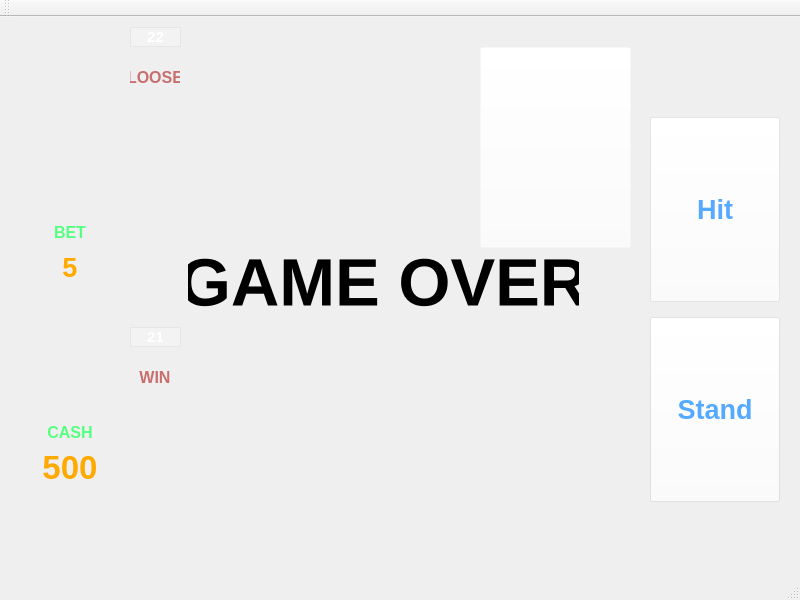
<?xml version="1.0" encoding="UTF-8"?>
<ui version="4.0">
 <class>main_windowClass</class>
 <widget class="QMainWindow" name="main_windowClass">
  <property name="geometry">
   <rect>
    <x>0</x>
    <y>0</y>
    <width>800</width>
    <height>600</height>
   </rect>
  </property>
  <property name="sizePolicy">
   <sizepolicy hsizetype="Expanding" vsizetype="Expanding">
    <horstretch>0</horstretch>
    <verstretch>0</verstretch>
   </sizepolicy>
  </property>
  <property name="minimumSize">
   <size>
    <width>800</width>
    <height>600</height>
   </size>
  </property>
  <property name="maximumSize">
   <size>
    <width>800</width>
    <height>600</height>
   </size>
  </property>
  <property name="mouseTracking">
   <bool>false</bool>
  </property>
  <property name="windowTitle">
   <string notr="true">BlackJack</string>
  </property>
  <property name="styleSheet">
   <string notr="true"/>
  </property>
  <property name="locale">
   <locale language="English" country="UnitedStates"/>
  </property>
  <widget class="QWidget" name="central_widget">
   <property name="sizePolicy">
    <sizepolicy hsizetype="Fixed" vsizetype="Fixed">
     <horstretch>0</horstretch>
     <verstretch>0</verstretch>
    </sizepolicy>
   </property>
   <property name="styleSheet">
    <string notr="true"/>
   </property>
   <widget class="QLabel" name="dealer_card_1">
    <property name="geometry">
     <rect>
      <x>210</x>
      <y>10</y>
      <width>135</width>
      <height>190</height>
     </rect>
    </property>
    <property name="sizePolicy">
     <sizepolicy hsizetype="Fixed" vsizetype="Maximum">
      <horstretch>0</horstretch>
      <verstretch>0</verstretch>
     </sizepolicy>
    </property>
    <property name="text">
     <string/>
    </property>
    <property name="scaledContents">
     <bool>true</bool>
    </property>
   </widget>
   <widget class="QPushButton" name="restart_button">
    <property name="geometry">
     <rect>
      <x>650</x>
      <y>300</y>
      <width>130</width>
      <height>185</height>
     </rect>
    </property>
    <property name="font">
     <font>
      <pointsize>20</pointsize>
      <bold>true</bold>
     </font>
    </property>
    <property name="styleSheet">
     <string notr="true">background-color: rgba(255, 255, 255, 70);
color: rgb(200, 110, 110)</string>
    </property>
    <property name="text">
     <string>Restart</string>
    </property>
   </widget>
   <widget class="QLabel" name="table">
    <property name="geometry">
     <rect>
      <x>0</x>
      <y>0</y>
      <width>800</width>
      <height>545</height>
     </rect>
    </property>
    <property name="sizePolicy">
     <sizepolicy hsizetype="Expanding" vsizetype="Expanding">
      <horstretch>0</horstretch>
      <verstretch>0</verstretch>
     </sizepolicy>
    </property>
    <property name="styleSheet">
     <string notr="true"/>
    </property>
    <property name="text">
     <string/>
    </property>
    <property name="pixmap">
     <pixmap resource="resources.qrc">:/main/img/table.jpg</pixmap>
    </property>
    <property name="scaledContents">
     <bool>true</bool>
    </property>
   </widget>
   <widget class="QLabel" name="dealer_card_2">
    <property name="geometry">
     <rect>
      <x>240</x>
      <y>15</y>
      <width>135</width>
      <height>190</height>
     </rect>
    </property>
    <property name="sizePolicy">
     <sizepolicy hsizetype="Fixed" vsizetype="Fixed">
      <horstretch>0</horstretch>
      <verstretch>0</verstretch>
     </sizepolicy>
    </property>
    <property name="text">
     <string/>
    </property>
    <property name="scaledContents">
     <bool>true</bool>
    </property>
   </widget>
   <widget class="QPushButton" name="hit_button">
    <property name="geometry">
     <rect>
      <x>650</x>
      <y>100</y>
      <width>130</width>
      <height>185</height>
     </rect>
    </property>
    <property name="sizePolicy">
     <sizepolicy hsizetype="Fixed" vsizetype="Fixed">
      <horstretch>0</horstretch>
      <verstretch>0</verstretch>
     </sizepolicy>
    </property>
    <property name="font">
     <font>
      <pointsize>20</pointsize>
      <bold>true</bold>
     </font>
    </property>
    <property name="styleSheet">
     <string notr="true">background-color: rgba(255, 255, 255, 70);
color: rgb(85, 170, 255)</string>
    </property>
    <property name="text">
     <string>Hit</string>
    </property>
   </widget>
   <widget class="QPushButton" name="stand_button">
    <property name="geometry">
     <rect>
      <x>650</x>
      <y>300</y>
      <width>130</width>
      <height>185</height>
     </rect>
    </property>
    <property name="sizePolicy">
     <sizepolicy hsizetype="Fixed" vsizetype="Fixed">
      <horstretch>0</horstretch>
      <verstretch>0</verstretch>
     </sizepolicy>
    </property>
    <property name="font">
     <font>
      <pointsize>20</pointsize>
      <bold>true</bold>
     </font>
    </property>
    <property name="styleSheet">
     <string notr="true">background-color: rgba(255, 255, 255, 70);
color: rgb(85, 170, 255)</string>
    </property>
    <property name="text">
     <string>Stand</string>
    </property>
   </widget>
   <widget class="QLabel" name="dealer_card_3">
    <property name="geometry">
     <rect>
      <x>270</x>
      <y>20</y>
      <width>135</width>
      <height>190</height>
     </rect>
    </property>
    <property name="sizePolicy">
     <sizepolicy hsizetype="Fixed" vsizetype="Fixed">
      <horstretch>0</horstretch>
      <verstretch>0</verstretch>
     </sizepolicy>
    </property>
    <property name="text">
     <string/>
    </property>
    <property name="scaledContents">
     <bool>true</bool>
    </property>
   </widget>
   <widget class="QLabel" name="dealer_card_4">
    <property name="geometry">
     <rect>
      <x>300</x>
      <y>25</y>
      <width>135</width>
      <height>190</height>
     </rect>
    </property>
    <property name="sizePolicy">
     <sizepolicy hsizetype="Fixed" vsizetype="Fixed">
      <horstretch>0</horstretch>
      <verstretch>0</verstretch>
     </sizepolicy>
    </property>
    <property name="text">
     <string/>
    </property>
    <property name="scaledContents">
     <bool>true</bool>
    </property>
   </widget>
   <widget class="QLabel" name="dealer_card_5">
    <property name="geometry">
     <rect>
      <x>330</x>
      <y>30</y>
      <width>135</width>
      <height>190</height>
     </rect>
    </property>
    <property name="sizePolicy">
     <sizepolicy hsizetype="Fixed" vsizetype="Fixed">
      <horstretch>0</horstretch>
      <verstretch>0</verstretch>
     </sizepolicy>
    </property>
    <property name="text">
     <string/>
    </property>
    <property name="scaledContents">
     <bool>true</bool>
    </property>
   </widget>
   <widget class="QLabel" name="player_card_1">
    <property name="geometry">
     <rect>
      <x>210</x>
      <y>310</y>
      <width>135</width>
      <height>190</height>
     </rect>
    </property>
    <property name="sizePolicy">
     <sizepolicy hsizetype="Fixed" vsizetype="Maximum">
      <horstretch>0</horstretch>
      <verstretch>0</verstretch>
     </sizepolicy>
    </property>
    <property name="text">
     <string/>
    </property>
    <property name="scaledContents">
     <bool>true</bool>
    </property>
   </widget>
   <widget class="QLabel" name="player_card_2">
    <property name="geometry">
     <rect>
      <x>240</x>
      <y>315</y>
      <width>135</width>
      <height>190</height>
     </rect>
    </property>
    <property name="sizePolicy">
     <sizepolicy hsizetype="Fixed" vsizetype="Maximum">
      <horstretch>0</horstretch>
      <verstretch>0</verstretch>
     </sizepolicy>
    </property>
    <property name="text">
     <string/>
    </property>
    <property name="scaledContents">
     <bool>true</bool>
    </property>
   </widget>
   <widget class="QLabel" name="player_card_3">
    <property name="geometry">
     <rect>
      <x>270</x>
      <y>320</y>
      <width>135</width>
      <height>190</height>
     </rect>
    </property>
    <property name="sizePolicy">
     <sizepolicy hsizetype="Fixed" vsizetype="Maximum">
      <horstretch>0</horstretch>
      <verstretch>0</verstretch>
     </sizepolicy>
    </property>
    <property name="text">
     <string/>
    </property>
    <property name="scaledContents">
     <bool>true</bool>
    </property>
   </widget>
   <widget class="QLabel" name="player_card_4">
    <property name="geometry">
     <rect>
      <x>300</x>
      <y>325</y>
      <width>135</width>
      <height>190</height>
     </rect>
    </property>
    <property name="sizePolicy">
     <sizepolicy hsizetype="Fixed" vsizetype="Maximum">
      <horstretch>0</horstretch>
      <verstretch>0</verstretch>
     </sizepolicy>
    </property>
    <property name="text">
     <string/>
    </property>
    <property name="scaledContents">
     <bool>true</bool>
    </property>
   </widget>
   <widget class="QLabel" name="player_card_5">
    <property name="geometry">
     <rect>
      <x>330</x>
      <y>330</y>
      <width>135</width>
      <height>190</height>
     </rect>
    </property>
    <property name="sizePolicy">
     <sizepolicy hsizetype="Fixed" vsizetype="Maximum">
      <horstretch>0</horstretch>
      <verstretch>0</verstretch>
     </sizepolicy>
    </property>
    <property name="text">
     <string/>
    </property>
    <property name="scaledContents">
     <bool>true</bool>
    </property>
   </widget>
   <widget class="QLabel" name="dealer_score">
    <property name="geometry">
     <rect>
      <x>130</x>
      <y>10</y>
      <width>51</width>
      <height>20</height>
     </rect>
    </property>
    <property name="font">
     <font>
      <pointsize>11</pointsize>
      <bold>true</bold>
     </font>
    </property>
    <property name="styleSheet">
     <string notr="true">background-color: rgba(255, 255, 255, 70);
color: rgb(255, 255, 255);
border-color: rgb(255, 0, 0);</string>
    </property>
    <property name="frameShape">
     <enum>QFrame::StyledPanel</enum>
    </property>
    <property name="text">
     <string>22</string>
    </property>
    <property name="alignment">
     <set>Qt::AlignCenter</set>
    </property>
   </widget>
   <widget class="QLabel" name="player_score">
    <property name="geometry">
     <rect>
      <x>130</x>
      <y>310</y>
      <width>51</width>
      <height>20</height>
     </rect>
    </property>
    <property name="font">
     <font>
      <pointsize>11</pointsize>
      <bold>true</bold>
     </font>
    </property>
    <property name="styleSheet">
     <string notr="true">background-color: rgba(255, 255, 255, 70);
border-color: rgb(255, 0, 0);
color: rgb(255, 255, 255);</string>
    </property>
    <property name="frameShape">
     <enum>QFrame::StyledPanel</enum>
    </property>
    <property name="text">
     <string>21</string>
    </property>
    <property name="alignment">
     <set>Qt::AlignCenter</set>
    </property>
   </widget>
   <widget class="QLabel" name="dealer_result">
    <property name="geometry">
     <rect>
      <x>130</x>
      <y>50</y>
      <width>50</width>
      <height>20</height>
     </rect>
    </property>
    <property name="font">
     <font>
      <pointsize>12</pointsize>
      <bold>true</bold>
     </font>
    </property>
    <property name="styleSheet">
     <string notr="true">color: rgb(200, 110, 110)</string>
    </property>
    <property name="text">
     <string>LOOSE</string>
    </property>
    <property name="textFormat">
     <enum>Qt::AutoText</enum>
    </property>
    <property name="alignment">
     <set>Qt::AlignCenter</set>
    </property>
   </widget>
   <widget class="QLabel" name="player_result">
    <property name="geometry">
     <rect>
      <x>130</x>
      <y>350</y>
      <width>50</width>
      <height>20</height>
     </rect>
    </property>
    <property name="font">
     <font>
      <pointsize>12</pointsize>
      <bold>true</bold>
     </font>
    </property>
    <property name="styleSheet">
     <string notr="true">color: rgb(200, 110, 110)</string>
    </property>
    <property name="text">
     <string>WIN</string>
    </property>
    <property name="textFormat">
     <enum>Qt::AutoText</enum>
    </property>
    <property name="alignment">
     <set>Qt::AlignCenter</set>
    </property>
   </widget>
   <widget class="QLabel" name="deck_1">
    <property name="geometry">
     <rect>
      <x>480</x>
      <y>30</y>
      <width>135</width>
      <height>190</height>
     </rect>
    </property>
    <property name="sizePolicy">
     <sizepolicy hsizetype="Fixed" vsizetype="Fixed">
      <horstretch>0</horstretch>
      <verstretch>0</verstretch>
     </sizepolicy>
    </property>
    <property name="text">
     <string/>
    </property>
    <property name="pixmap">
     <pixmap resource="resources.qrc">:/main/img/gangsta_cards/shirt.png</pixmap>
    </property>
    <property name="scaledContents">
     <bool>true</bool>
    </property>
   </widget>
   <widget class="QLabel" name="deck_2">
    <property name="geometry">
     <rect>
      <x>490</x>
      <y>35</y>
      <width>135</width>
      <height>190</height>
     </rect>
    </property>
    <property name="sizePolicy">
     <sizepolicy hsizetype="Fixed" vsizetype="Fixed">
      <horstretch>0</horstretch>
      <verstretch>0</verstretch>
     </sizepolicy>
    </property>
    <property name="text">
     <string/>
    </property>
    <property name="pixmap">
     <pixmap resource="resources.qrc">:/main/img/gangsta_cards/shirt.png</pixmap>
    </property>
    <property name="scaledContents">
     <bool>true</bool>
    </property>
   </widget>
   <widget class="QLabel" name="deck_3">
    <property name="geometry">
     <rect>
      <x>500</x>
      <y>40</y>
      <width>135</width>
      <height>190</height>
     </rect>
    </property>
    <property name="sizePolicy">
     <sizepolicy hsizetype="Fixed" vsizetype="Fixed">
      <horstretch>0</horstretch>
      <verstretch>0</verstretch>
     </sizepolicy>
    </property>
    <property name="text">
     <string/>
    </property>
    <property name="pixmap">
     <pixmap resource="resources.qrc">:/main/img/gangsta_cards/shirt.png</pixmap>
    </property>
    <property name="scaledContents">
     <bool>true</bool>
    </property>
   </widget>
   <widget class="QPushButton" name="deck_button">
    <property name="geometry">
     <rect>
      <x>480</x>
      <y>30</y>
      <width>151</width>
      <height>201</height>
     </rect>
    </property>
    <property name="sizePolicy">
     <sizepolicy hsizetype="Fixed" vsizetype="Fixed">
      <horstretch>0</horstretch>
      <verstretch>0</verstretch>
     </sizepolicy>
    </property>
    <property name="font">
     <font>
      <pointsize>20</pointsize>
      <bold>true</bold>
     </font>
    </property>
    <property name="styleSheet">
     <string notr="true">background-color: rgba(255, 255, 255, 0);</string>
    </property>
    <property name="text">
     <string/>
    </property>
   </widget>
   <widget class="QLabel" name="cash_label">
    <property name="geometry">
     <rect>
      <x>30</x>
      <y>400</y>
      <width>80</width>
      <height>30</height>
     </rect>
    </property>
    <property name="font">
     <font>
      <pointsize>12</pointsize>
      <bold>true</bold>
     </font>
    </property>
    <property name="styleSheet">
     <string notr="true">color: rgb(85, 255, 127)</string>
    </property>
    <property name="text">
     <string>CASH</string>
    </property>
    <property name="alignment">
     <set>Qt::AlignCenter</set>
    </property>
   </widget>
   <widget class="QLabel" name="cash_value">
    <property name="geometry">
     <rect>
      <x>30</x>
      <y>430</y>
      <width>80</width>
      <height>40</height>
     </rect>
    </property>
    <property name="font">
     <font>
      <pointsize>25</pointsize>
      <bold>true</bold>
     </font>
    </property>
    <property name="styleSheet">
     <string notr="true">color: rgb(255, 170, 0);</string>
    </property>
    <property name="text">
     <string>500</string>
    </property>
    <property name="alignment">
     <set>Qt::AlignCenter</set>
    </property>
   </widget>
   <widget class="QLabel" name="bet_label">
    <property name="geometry">
     <rect>
      <x>30</x>
      <y>200</y>
      <width>80</width>
      <height>30</height>
     </rect>
    </property>
    <property name="font">
     <font>
      <pointsize>12</pointsize>
      <bold>true</bold>
     </font>
    </property>
    <property name="styleSheet">
     <string notr="true">color: rgb(85, 255, 127)</string>
    </property>
    <property name="text">
     <string>BET</string>
    </property>
    <property name="alignment">
     <set>Qt::AlignCenter</set>
    </property>
   </widget>
   <widget class="QLabel" name="bet_value">
    <property name="geometry">
     <rect>
      <x>30</x>
      <y>230</y>
      <width>80</width>
      <height>40</height>
     </rect>
    </property>
    <property name="font">
     <font>
      <pointsize>20</pointsize>
      <bold>true</bold>
     </font>
    </property>
    <property name="styleSheet">
     <string notr="true">color: rgb(255, 170, 0);</string>
    </property>
    <property name="text">
     <string>5</string>
    </property>
    <property name="alignment">
     <set>Qt::AlignCenter</set>
    </property>
   </widget>
   <widget class="QLabel" name="game_over_label">
    <property name="geometry">
     <rect>
      <x>188</x>
      <y>230</y>
      <width>391</width>
      <height>71</height>
     </rect>
    </property>
    <property name="font">
     <font>
      <pointsize>50</pointsize>
      <bold>true</bold>
     </font>
    </property>
    <property name="text">
     <string>GAME OVER</string>
    </property>
    <property name="alignment">
     <set>Qt::AlignCenter</set>
    </property>
   </widget>
   <zorder>table</zorder>
   <zorder>dealer_card_1</zorder>
   <zorder>restart_button</zorder>
   <zorder>dealer_card_2</zorder>
   <zorder>hit_button</zorder>
   <zorder>stand_button</zorder>
   <zorder>dealer_card_3</zorder>
   <zorder>dealer_card_4</zorder>
   <zorder>dealer_card_5</zorder>
   <zorder>player_card_1</zorder>
   <zorder>player_card_2</zorder>
   <zorder>player_card_3</zorder>
   <zorder>player_card_4</zorder>
   <zorder>player_card_5</zorder>
   <zorder>dealer_score</zorder>
   <zorder>player_score</zorder>
   <zorder>dealer_result</zorder>
   <zorder>player_result</zorder>
   <zorder>deck_1</zorder>
   <zorder>deck_2</zorder>
   <zorder>deck_3</zorder>
   <zorder>deck_button</zorder>
   <zorder>cash_label</zorder>
   <zorder>cash_value</zorder>
   <zorder>bet_label</zorder>
   <zorder>bet_value</zorder>
   <zorder>game_over_label</zorder>
  </widget>
  <widget class="QMenuBar" name="menuBar">
   <property name="geometry">
    <rect>
     <x>0</x>
     <y>0</y>
     <width>800</width>
     <height>22</height>
    </rect>
   </property>
  </widget>
  <widget class="QToolBar" name="mainToolBar">
   <attribute name="toolBarArea">
    <enum>TopToolBarArea</enum>
   </attribute>
   <attribute name="toolBarBreak">
    <bool>false</bool>
   </attribute>
  </widget>
  <widget class="QStatusBar" name="statusBar"/>
 </widget>
 <layoutdefault spacing="6" margin="11"/>
 <resources>
  <include location="resources.qrc"/>
  <include location="resources.qrc"/>
 </resources>
 <connections/>
</ui>
